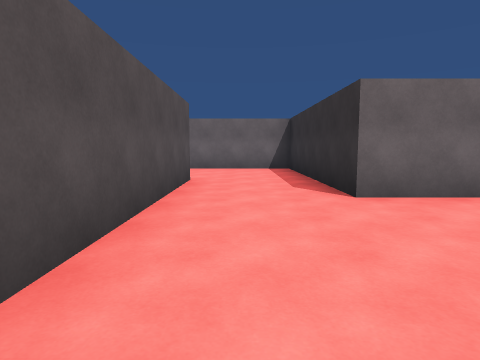
[1] (above)

24 first-person views from a walk through a 3-D level made in the Unity game engine. The camera is 1.3 m above the floor, tilts 6° down and sees 75° across. The floor is counted in squares, 2 m on a side. Each view is taken from the middle of a square. On the plan, view 1 faces up. The plan holds only what a view shows up to about 10 squares ahead; the rest is blank. The place goes on beyond the plan. The player character is not drawn.

[2]
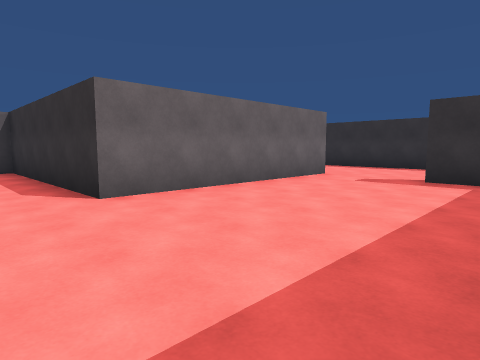

[3]
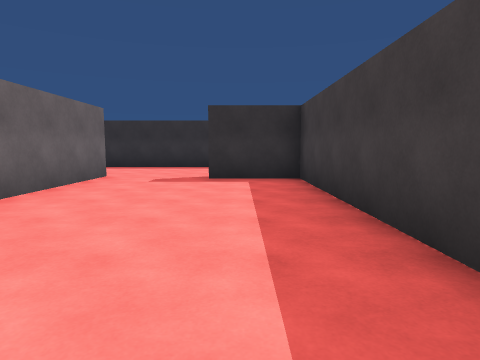

[4]
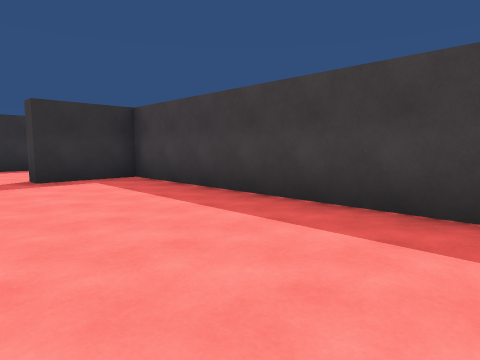

[5]
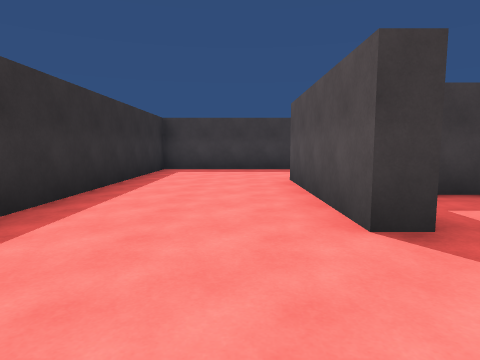

[6]
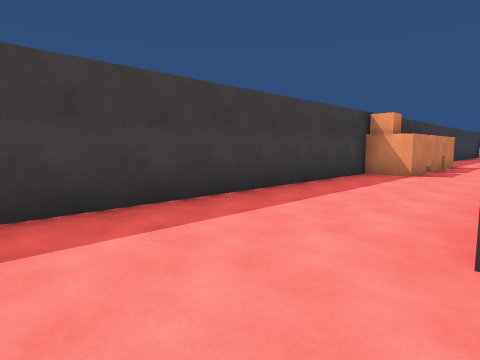

[7]
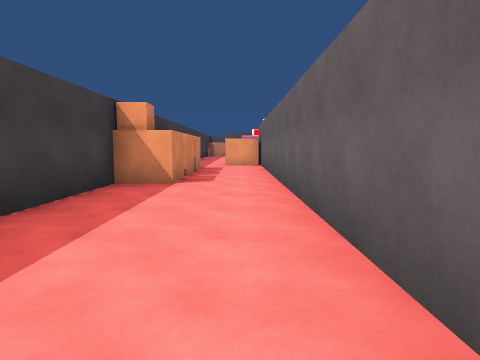

[8]
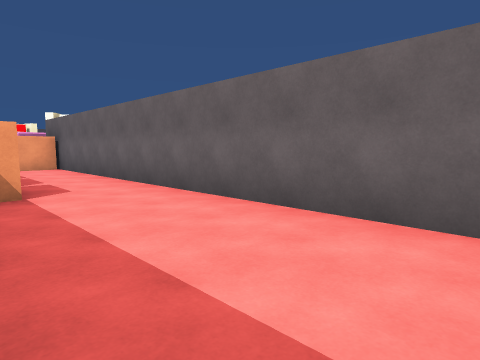

[9]
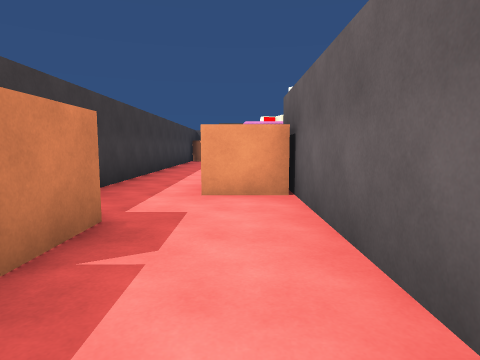

[10]
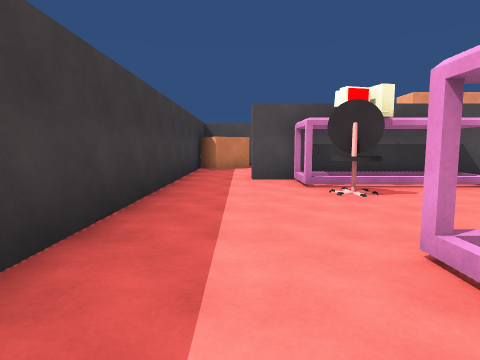

[11]
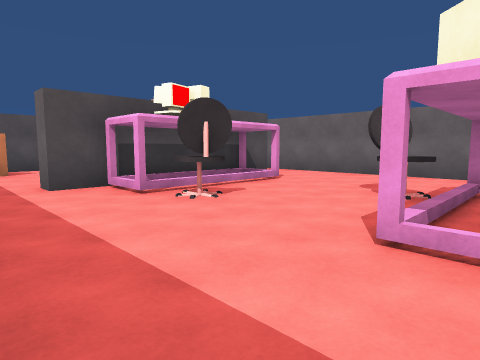

[12]
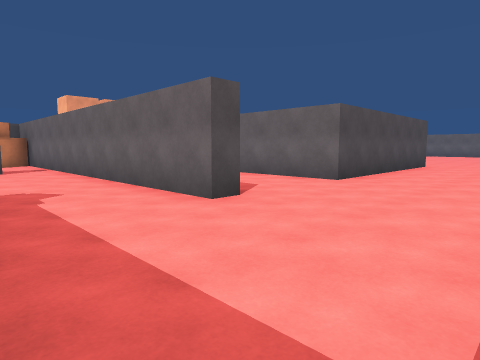

[13]
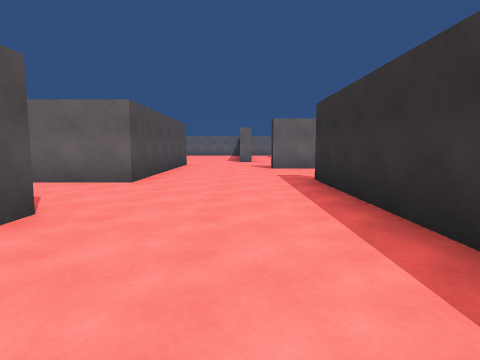

[14]
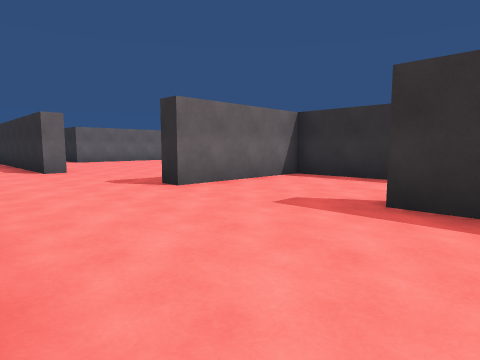

[15]
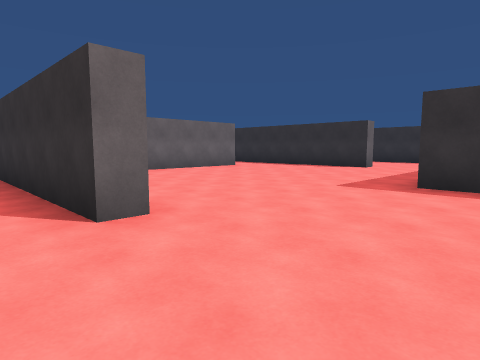

[16]
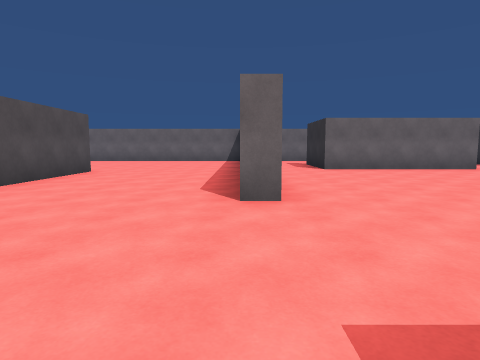

[17]
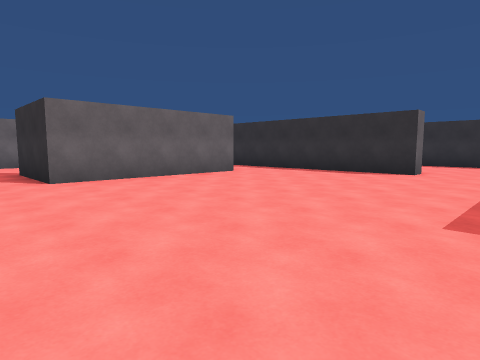

[18]
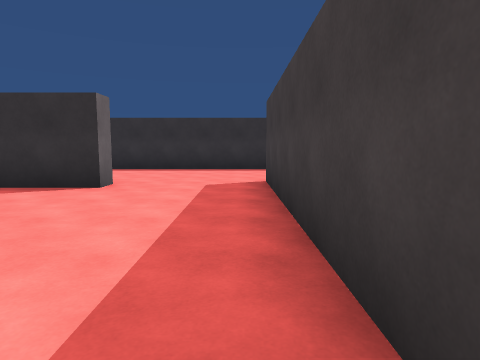

[19]
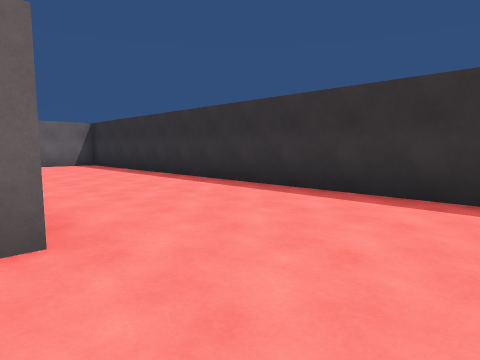

[20]
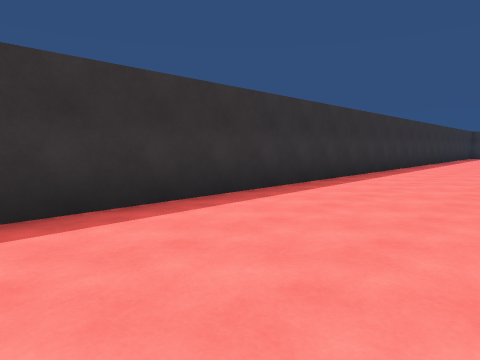

[21]
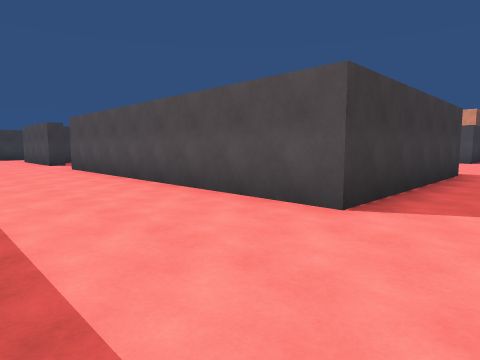

[22]
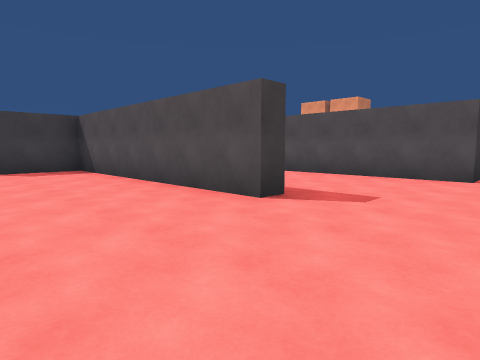

[23]
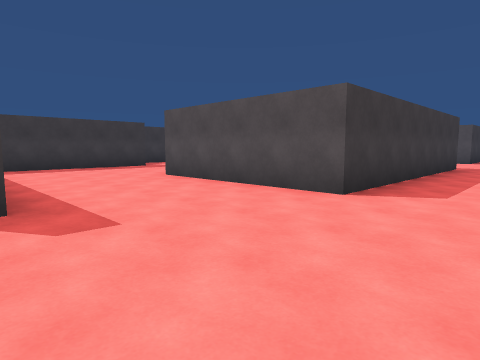

[24]
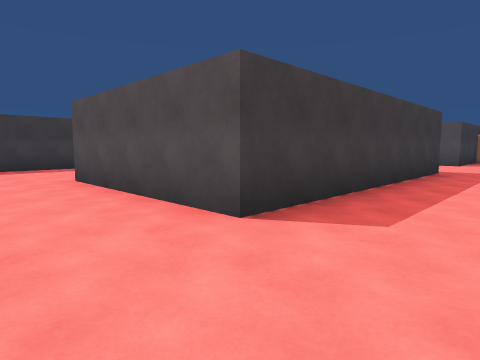

### Floor plan
Points are (right, up) in squares from view 1. A wall is a line through its corners. A room is listed if a view was taken in it or the views show most of it. See-through windows are left out.
Room 1 (views 1, 2, 3)
walls: (0.4, -0.3) (6.5, -0.3) (6.5, 1.6); (-1, 2.5) (-1, 1.2); (7, 4) (1.5, 4)
ways out: opening at (0.5, 3.5) to room 2; opening at (7, 2.5) to room 2
Room 2 (views 4, 5, 6, 7, 8, 9, 10, 11, 12, 13, 17, 18, 19, 20, 21)
walls: (-1, 6.2) (-1, 2.5); (1.5, 4) (1.5, 9.5) (-2, 9.5); (-1.5, 1.9) (-1.5, 6.2); (1.5, 11.6) (1.5, 12.5) (7, 12.5) (7, 4); (-5, 3) (-5, 2.5) (-13.8, 2.5); (-5, 9.5) (-5, 5.8); (6.5, 1.6) (7, 1.6) (7, -2.2); (-2.4, 13.7) (-3, 13.7); (6.1, -2.2) (-4.9, -2.2); (6.6, 15.2) (6, 15.2) (6, 19.2); (1.8, -5.2) (10.2, -5.2) (10.2, 22.5); (-11.2, 1.4) (-11.2, -2.6); (4, 19.2) (-0.5, 19.2); (-14.4, -5.2) (-4.9, -5.2); (-16, -2.8) (-16, -3.6)
ways out: opening at (0.5, 3.5) to room 1; opening at (7, 2.5) to room 1; opening at (-4.5, 4.5) to room 3; opening at (-4, 12) to room 4; opening at (-3.5, 10) to room 4; opening at (-1.5, 20.5)
objects: crate (-15, -5) to (-15, -4); crate (-14, 2); other object (-11, -3); other object (-11, 0) to (-10, 0); chair (-10, -3) to (-9, -2); chair (-7, 0); other object (-6, -3); other object (-6, 0); crate (-5, -3); crate (-2, -5); crate (-1, -5); crate (0, -5); crate (1, -5)
Room 3 (view 14)
walls: (-18.1, 20) (-11, 20); (-5, 5.8) (-7.8, 5.8)
ways out: opening at (-4.5, 4.5) to room 2; opening at (-9.5, 21.5) to room 4
Room 4 (views 15, 16, 22, 23, 24)
walls: (-7.6, 18.4) (-7, 18.4) (-7, 11.8) (-5.1, 11.8); (-11, 20) (-11, 15.5); (-12.2, 11.8) (-8.4, 11.8); (-5, 11.2) (-5, 9.5); (-3, 13.7) (-3, 18.8); (-2, 9.5) (-2, 10)
ways out: opening at (-4, 12) to room 2; opening at (-3.5, 10) to room 2; opening at (-9.5, 21.5) to room 3

Positions as (right, up) in squares from view 1, and headings:
1: (0, 0), facing up
2: (0, 0), facing up-right
3: (0, 1), facing right
4: (0, 3), facing down-right
5: (8, 4), facing down
6: (9, -2), facing down-left
7: (7, -3), facing left
8: (6, -5), facing up-left
9: (0, -3), facing left
10: (-5, -4), facing left
11: (-6, -5), facing up-left
12: (-2, 0), facing up-left
13: (-3, 0), facing up
14: (-5, 5), facing up-right
15: (-4, 11), facing up-right
16: (-3, 10), facing up
17: (-2, 13), facing up-right
18: (1, 13), facing right
19: (6, 13), facing up-right
20: (7, 16), facing down-right
21: (10, 14), facing down-left
22: (-4, 21), facing down-left
23: (-7, 22), facing down-left
24: (-9, 22), facing down-left
